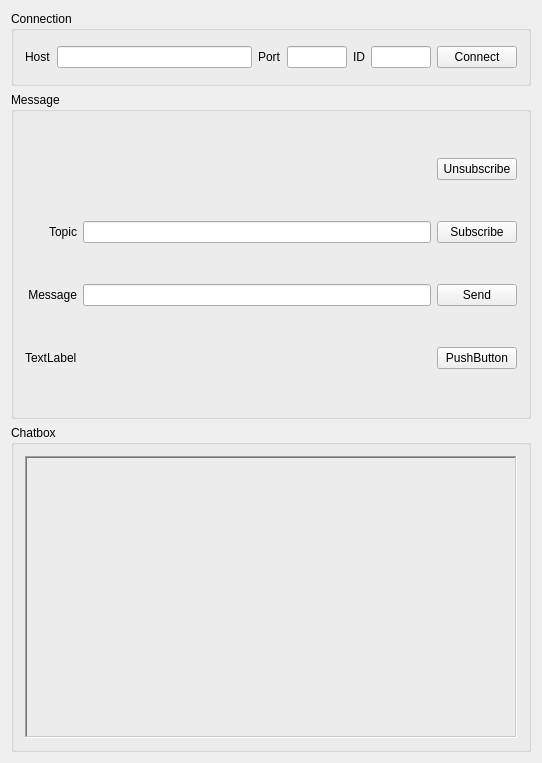
<?xml version="1.0" encoding="UTF-8"?>
<ui version="4.0">
 <class>MainWindow</class>
 <widget class="QMainWindow" name="MainWindow">
  <property name="geometry">
   <rect>
    <x>0</x>
    <y>0</y>
    <width>542</width>
    <height>763</height>
   </rect>
  </property>
  <property name="windowTitle">
   <string>QtMosquitto</string>
  </property>
  <widget class="QWidget" name="centralWidget">
   <layout class="QVBoxLayout" name="verticalLayout">
    <item>
     <widget class="QGroupBox" name="groupBox">
      <property name="maximumSize">
       <size>
        <width>16777215</width>
        <height>75</height>
       </size>
      </property>
      <property name="title">
       <string>Connection</string>
      </property>
      <layout class="QHBoxLayout" name="horizontalLayout">
       <item>
        <widget class="QLabel" name="labelIP">
         <property name="text">
          <string>Host</string>
         </property>
        </widget>
       </item>
       <item>
        <widget class="QLineEdit" name="lineIP">
         <property name="maximumSize">
          <size>
           <width>16777215</width>
           <height>16777215</height>
          </size>
         </property>
        </widget>
       </item>
       <item>
        <widget class="QLabel" name="labelPort">
         <property name="text">
          <string>Port</string>
         </property>
        </widget>
       </item>
       <item>
        <widget class="QLineEdit" name="linePort">
         <property name="maximumSize">
          <size>
           <width>60</width>
           <height>16777215</height>
          </size>
         </property>
        </widget>
       </item>
       <item>
        <widget class="QLabel" name="label_3">
         <property name="text">
          <string>ID</string>
         </property>
        </widget>
       </item>
       <item>
        <widget class="QLineEdit" name="lineID">
         <property name="maximumSize">
          <size>
           <width>60</width>
           <height>16777215</height>
          </size>
         </property>
        </widget>
       </item>
       <item>
        <widget class="QPushButton" name="connect">
         <property name="text">
          <string>Connect</string>
         </property>
        </widget>
       </item>
      </layout>
     </widget>
    </item>
    <item>
     <widget class="QGroupBox" name="groupBox_2">
      <property name="maximumSize">
       <size>
        <width>16777215</width>
        <height>2000</height>
       </size>
      </property>
      <property name="title">
       <string>Message</string>
      </property>
      <layout class="QGridLayout" name="gridLayout">
       <item row="1" column="1">
        <widget class="QLineEdit" name="topic">
         <property name="maximumSize">
          <size>
           <width>16777215</width>
           <height>16777215</height>
          </size>
         </property>
        </widget>
       </item>
       <item row="1" column="2">
        <widget class="QPushButton" name="subscribe">
         <property name="text">
          <string>Subscribe</string>
         </property>
        </widget>
       </item>
       <item row="1" column="0">
        <widget class="QLabel" name="label">
         <property name="text">
          <string>Topic</string>
         </property>
         <property name="alignment">
          <set>Qt::AlignRight|Qt::AlignTrailing|Qt::AlignVCenter</set>
         </property>
        </widget>
       </item>
       <item row="2" column="0">
        <widget class="QLabel" name="label_2">
         <property name="text">
          <string>Message</string>
         </property>
         <property name="alignment">
          <set>Qt::AlignRight|Qt::AlignTrailing|Qt::AlignVCenter</set>
         </property>
        </widget>
       </item>
       <item row="2" column="1">
        <widget class="QLineEdit" name="message"/>
       </item>
       <item row="2" column="2">
        <widget class="QPushButton" name="send">
         <property name="text">
          <string>Send</string>
         </property>
         <property name="checkable">
          <bool>false</bool>
         </property>
         <property name="flat">
          <bool>false</bool>
         </property>
        </widget>
       </item>
       <item row="3" column="2">
        <widget class="QPushButton" name="pushButton">
         <property name="text">
          <string>PushButton</string>
         </property>
        </widget>
       </item>
       <item row="3" column="0">
        <widget class="QLabel" name="ConStatus">
         <property name="text">
          <string>TextLabel</string>
         </property>
        </widget>
       </item>
       <item row="0" column="2">
        <widget class="QPushButton" name="Unsubscribe">
         <property name="text">
          <string>Unsubscribe</string>
         </property>
        </widget>
       </item>
      </layout>
     </widget>
    </item>
    <item>
     <widget class="QGroupBox" name="groupBox_3">
      <property name="title">
       <string>Chatbox</string>
      </property>
      <layout class="QHBoxLayout" name="horizontalLayout_3">
       <item>
        <widget class="QLabel" name="text">
         <property name="maximumSize">
          <size>
           <width>1024</width>
           <height>768</height>
          </size>
         </property>
         <property name="frameShape">
          <enum>QFrame::WinPanel</enum>
         </property>
         <property name="frameShadow">
          <enum>QFrame::Sunken</enum>
         </property>
         <property name="lineWidth">
          <number>2</number>
         </property>
         <property name="text">
          <string notr="true"/>
         </property>
         <property name="alignment">
          <set>Qt::AlignLeading|Qt::AlignLeft|Qt::AlignTop</set>
         </property>
        </widget>
       </item>
      </layout>
     </widget>
    </item>
   </layout>
  </widget>
 </widget>
 <layoutdefault spacing="6" margin="11"/>
 <resources/>
 <connections/>
</ui>
